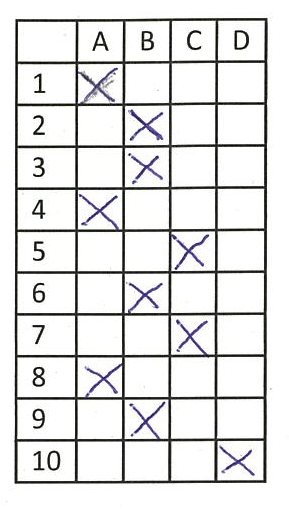
#> input picture images/test_0.png, 289 x 510 px; its folder holds only this picture in this run
$ python main.py
#> lines starting #> are read from the running program, lines starting #| are printed output that depends on the picture; after the words box and inside, x2 and y2 are one past the last pixel; in counts of white or black regions, pixels touching at a corner belong together
#> in process_image, image_int is the input picture: shape (510, 289, 3); mean B, G, R 226.1, 226.2, 226.4
### solution_extractor.py
from main import *
from constants import FOLDER_PATH, WIDTH, HEIGHT


# [23 lines left out: function extract_answers, not called in this run]


def extract_and_read():
    """
    extract_and_read() function reads the answer key from the test_solver.png image, extracts the answers and saves them in a CSV file, and returns a dictionary of the answers.

    Returns:
    - answer_key: A dictionary that contains the answers from the image.

    Steps:
    1. Reads the test_solver.png image using OpenCV.
    2. Preprocesses the image and gets its contours.
    3. Gets the rectangular contours from the image.
    4. Applies four-point transformation to the image to obtain a top-down view.
    5. Applies thresholding to the image to get a binary image.
    6. Gets the horizontal and vertical contours of the grid in the image.
    7. Extracts the answers from the image and saves them in a CSV file.
    8. Reads the CSV file and returns a dictionary that contains the answers.
    """
    image_int = cv.imread(f'{FOLDER_PATH}\\test_solver.png')
    image, edges = preprocess_image(image_int, WIDTH, HEIGHT)
    contours = cv.findContours(edges, cv.RETR_EXTERNAL, cv.CHAIN_APPROX_NONE)[0]

    rect_cnts = get_rectangular_contours(contours)
    document = four_point_transform(image, rect_cnts[0].reshape(4, 2))
    thresh = get_thresh(document, 125)

    horizontal_contours, vertical_contours = get_grid_contours(thresh)

    # Improve accuracy
    cv.drawContours(document, vertical_contours, -1, GREEN, 2)

    answers = extract_answers(document, horizontal_contours, vertical_contours)

    with open("answer_key_test.csv", mode="w", newline='') as csv_file:
        writer = csv.writer(csv_file)
        for answer in answers:
            writer.writerow(answer)

    return read_answer_key("answer_key_test.csv")

### main.py
import csv
import operator
import os
import re

import cv2 as cv
import numpy as np
from imutils.perspective import four_point_transform

import solution_extractor
from constants import FOLDER_PATH, HEIGHT, WIDTH, GREEN, RED, BLUE, YELLOW


def preprocess_image(src_image, width, height):
    """
    Preprocesses the input image by resizing it, converting it to grayscale,
    applying Gaussian blur, and detecting edges using the Canny algorithm.

    Args:
        src_image (numpy.ndarray): The input image.
        width (int): The width to resize the image.
        height (int): The height to resize the image.

    Returns:
        numpy.ndarray: The resized image.
        numpy.ndarray: The edge-detected image.
    """
#> called with width = 300, height = 500
    resized_image = cv.resize(src_image, (width, height))
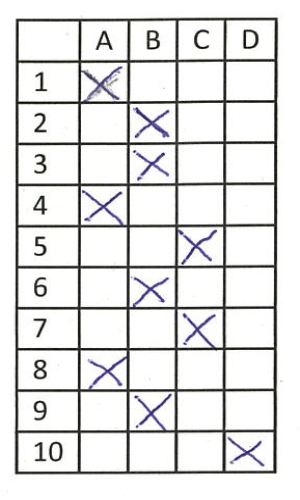
#> resized_image: shape (500, 300, 3); mean B, G, R 226, 226.2, 226.3
    gray_image = cv.cvtColor(resized_image, cv.COLOR_BGR2GRAY)
    blurred_image = cv.GaussianBlur(gray_image, (5, 5), 0)
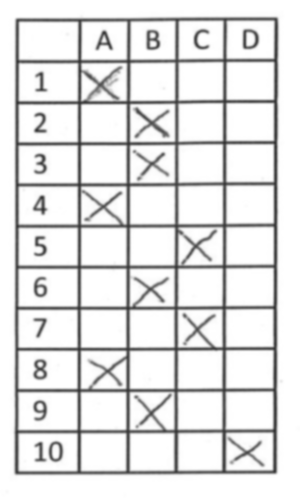
#> blurred_image: shape (500, 300); min 49, max 255, mean 226.3
    edge_image = cv.Canny(blurred_image, 10, 70)
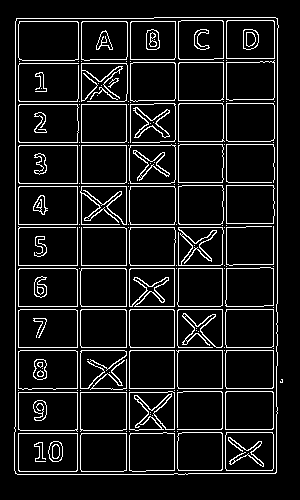
#> edge_image: shape (500, 300); 9.7% white in thin lines or dots, all inside (x1, y1, x2, y2) = (14, 17, 283, 475)

    return resized_image, edge_image


# [327 lines left out: functions get_rectangular_contours, sort_contours, get_cell, get_thresh, get_grid_contours, read_answer_key and 6 more, not called in this run]
#> in process_image, `contours = cv.findContours(edges, cv.RETR_EXTERNAL, cv.CHAIN_APPROX_NO..`: contours = 2 contours, 1 with area under 20; largest, box (x1, y1, x2, y2) and area: (14, 17, 279, 475) 119420
#> the loop in get_rectangular_contours, `for contour in contours:` made 2 passes
#> after the loop in get_rectangular_contours, `for contour in contours:`: rectangular_contours = [[[277, 18], [16, 18], [15, 473], [276, 472]]]
#> in get_thresh, `gray_doc = cv.cvtColor(document, cv.COLOR_BGR2GRAY)`:
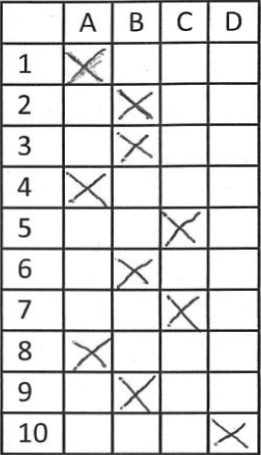
#> gray_doc: shape (455, 261); min 5, max 255, mean 219.6
#> in get_thresh, `_, thresh = cv.threshold(gray_doc, lower_bound, 255, cv.THRESH_BINARY_..`:
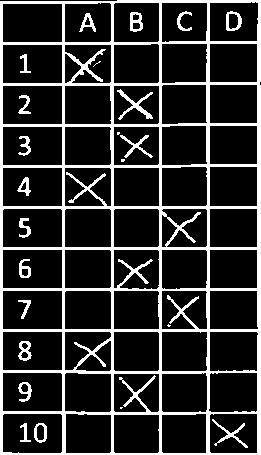
#> thresh: shape (455, 261); 18.2% white; 24 white regions (5 under 20 px), largest, box (x1, y1, x2, y2) and area: (0, 0, 261, 455) 19067, (117, 89, 153, 120) 283, (212, 419, 248, 448) 204
            horizontal_contours, vertical_contours = get_grid_contours(thresh)
#> in get_grid_contours, `horizontal = cv.morphologyEx(thresh, cv.MORPH_OPEN, horizontal_kernel,..`:
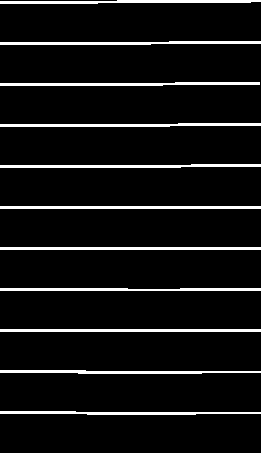
#> horizontal: shape (455, 261); 7.5% white; 12 white regions
#> in get_grid_contours, `cnts_horizontal = cv.findContours(horizontal, cv.RETR_EXTERNAL, cv.CHA..`: cnts_horizontal = 12 contours; largest, box (x1, y1, x2, y2) and area: (0, 329, 261, 332) 520, (0, 247, 261, 250) 520, (0, 206, 261, 209) 520, (0, 123, 261, 127) 512, (0, 164, 261, 168) 510
#> in sort_contours, `bounding_boxes = [cv.boundingRect(c) for c in contours]`: bounding_boxes = [(0, 453, 261, 2), (0, 411, 261, 4), (0, 370, 261, 4), (0, 329, 261, 3), (0, 288, 261, 3), (0, 247, 261, 3), (0, 206, 261, 3), (0, 164, 261, 4), (0, 123, 261, 4), (0, 82, 260, 4), (0, 41, 261, 4), (0, 0, 261, 4)]
#> in sort_contours, `contours, _ = zip(*sorted(zip(contours, bounding_boxes), key=lambda b:..`: contours = 12 contours; largest, box (x1, y1, x2, y2) and area: (0, 206, 261, 209) 520, (0, 247, 261, 250) 520, (0, 329, 261, 332) 520, (0, 123, 261, 127) 512, (0, 164, 261, 168) 510
#> in get_grid_contours, `cnts_horizontal = sort_contours(cnts_horizontal, method="top-to-bottom")`: cnts_horizontal has the same summary as contours in sort_contours
#> in get_grid_contours, `vertical = cv.morphologyEx(thresh, cv.MORPH_OPEN, vertical_kernel, ite..`:
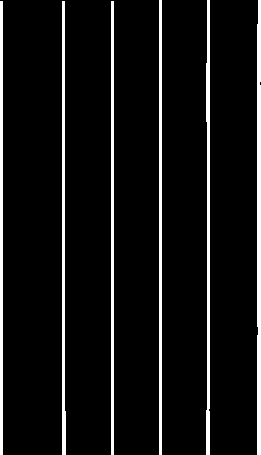
#> vertical: shape (455, 261); 7.4% white; 6 white regions
#> in get_grid_contours, `cnts_vertical = cv.findContours(vertical, cv.RETR_EXTERNAL, cv.CHAIN_A..`: cnts_vertical = 6 contours; box (x1, y1, x2, y2) and area: (257, 0, 261, 455) 1328, (206, 0, 210, 455) 1010, (62, 1, 66, 455) 950, (159, 0, 162, 455) 908, (111, 1, 114, 455) 906, (0, 1, 3, 455) 906
#> in sort_contours (call 2), `contours, _ = zip(*sorted(zip(contours, bounding_boxes), key=lambda b:..`: contours = 6 contours; box (x1, y1, x2, y2) and area: (257, 0, 261, 455) 1328, (206, 0, 210, 455) 1010, (62, 1, 66, 455) 950, (159, 0, 162, 455) 908, (0, 1, 3, 455) 906, (111, 1, 114, 455) 906
#> in get_grid_contours, `cnts_vertical = sort_contours(cnts_vertical)`: cnts_vertical has the same summary as contours in sort_contours

            answer_key = solution_extractor.extract_and_read()
            correct_answers, empty_rows, wrong_answers = grade(document, answer_key, horizontal_contours, vertical_contours)

            total_questions_answered = len(horizontal_contours) - empty_rows - 2
            total_questions = len(horizontal_contours) - 2
            percentage = (correct_answers / total_questions) * 100

            print("="*25)
            print(f"File Name: {filename}")
            print(f"Total Questions Answered: {total_questions_answered}")
            print(f"Correct Answers: {correct_answers}")
            print(f"Wrong Answers: {wrong_answers}")
            print(f"Empty Rows: {empty_rows}")
            print(f"Percentage: {percentage:.1f}%")

            results_dict = {"Image ID": int(re.findall(r'\d+', filename)[0]),
                            "Total Questions Answered": total_questions_answered,
                            "Correct": correct_answers,
                            "Wrong": wrong_answers,
                            "Empty": empty_rows,
                            "Percentage": percentage}
            results_list.append(results_dict)
            results_list.sort(key=operator.itemgetter("Image ID"))

            mark_answers(document, answer_key, horizontal_contours, vertical_contours, filename)

    save_results(results_list)

if __name__ == '__main__':
    main()
#> in main, `horizontal_contours, vertical_contours = get_grid_contours(thresh)`: horizontal_contours = 12 contours; largest, box (x1, y1, x2, y2) and area: (0, 206, 261, 209) 520, (0, 247, 261, 250) 520, (0, 329, 261, 332) 520, (0, 123, 261, 127) 512, (0, 164, 261, 168) 510; vertical_contours has the same summary as contours in sort_contours
#> (the run stopped early here; a loop or call above may not have finished)

$ run again, on images/test_12.png
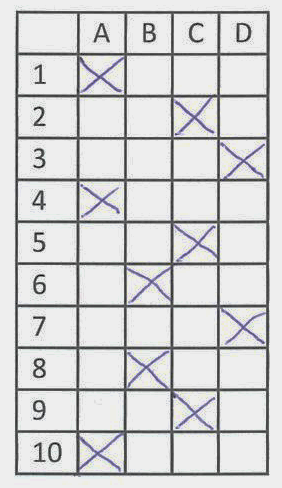
#> input picture images/test_12.png, 282 x 488 px
#> in process_image, image_int is the input picture: shape (488, 282, 3); mean B, G, R 212.9, 212.3, 212.2
#> in preprocess_image, `edge_image = cv.Canny(blurred_image, 10, 70)`:
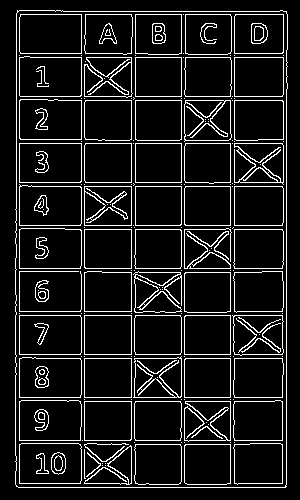
#> edge_image: shape (500, 300); 10.3% white in thin lines or dots, all inside (x1, y1, x2, y2) = (15, 10, 288, 488)
#> in process_image, `contours = cv.findContours(edges, cv.RETR_EXTERNAL, cv.CHAIN_APPROX_NO..`: contours = 1 contour; box (x1, y1, x2, y2) and area: (15, 10, 288, 488) 128810
#> the loop in get_rectangular_contours, `for contour in contours:` made 1 pass
#> after the loop in get_rectangular_contours, `for contour in contours:`: rectangular_contours = [[[17, 10], [16, 486], [285, 487], [286, 11]]]
#> thresh: shape (476, 269); 19.3% white; 16 white regions, largest, box (x1, y1, x2, y2) and area: (0, 0, 269, 476) 22626, (19, 356, 33, 377) 171, (135, 13, 149, 33) 170
#> horizontal: shape (476, 269); 8.1% white; 12 white regions
#> cnts_horizontal = 12 contours; largest, box (x1, y1, x2, y2) and area: (0, 86, 269, 90) 660, (0, 429, 269, 433) 627, (0, 172, 269, 176) 619, (0, 386, 269, 390) 614, (0, 129, 269, 133) 614
#> bounding_boxes = [(0, 472, 269, 4), (0, 429, 269, 4), (0, 386, 269, 4), (0, 343, 269, 4), (0, 300, 269, 4), (0, 257, 269, 4), (0, 214, 269, 4), (0, 172, 269, 4), (0, 129, 269, 4), (0, 86, 269, 4), (0, 43, 269, 4), (0, 0, 269, 4)]
#> in sort_contours, `contours, _ = zip(*sorted(zip(contours, bounding_boxes), key=lambda b:..`: contours has the same summary as cnts_horizontal in get_grid_contours
#> in get_grid_contours, `vertical = cv.morphologyEx(thresh, cv.MORPH_OPEN, vertical_kernel, ite..`:
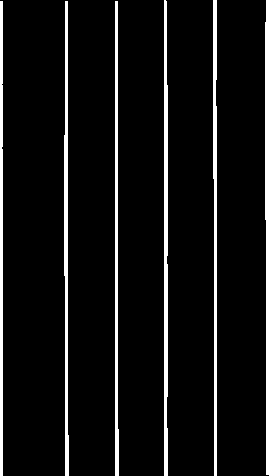
#> vertical: shape (476, 269); 7.4% white; 6 white regions
#> cnts_vertical = 6 contours; box (x1, y1, x2, y2) and area: (164, 0, 168, 476) 1301, (265, 0, 269, 475) 1146, (64, 1, 69, 476) 1130, (213, 0, 217, 476) 1102, (115, 1, 119, 476) 994, (0, 1, 3, 476) 945
#> in sort_contours (call 2), `contours, _ = zip(*sorted(zip(contours, bounding_boxes), key=lambda b:..`: contours has the same summary as cnts_vertical in get_grid_contours
#> horizontal_contours has the same summary as cnts_horizontal in get_grid_contours; vertical_contours has the same summary as cnts_vertical in get_grid_contours

$ run again, on images/test_13.png
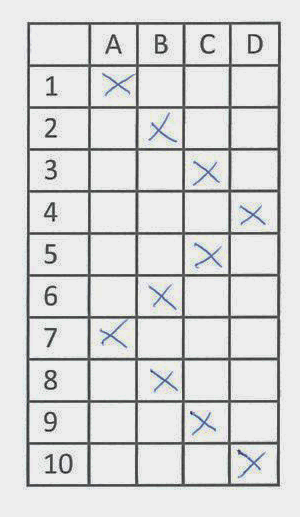
#> input picture images/test_13.png, 300 x 517 px
#> in process_image, image_int is the input picture: shape (517, 300, 3); mean B, G, R 217.4, 217.4, 216.8
#> in preprocess_image, `edge_image = cv.Canny(blurred_image, 10, 70)`:
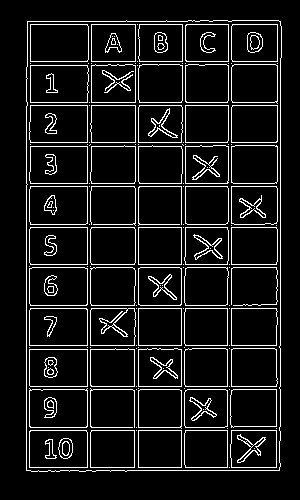
#> edge_image: shape (500, 300); 9% white in thin lines or dots, all inside (x1, y1, x2, y2) = (26, 20, 282, 472)
#> in process_image, `contours = cv.findContours(edges, cv.RETR_EXTERNAL, cv.CHAIN_APPROX_NO..`: contours = 1 contour; box (x1, y1, x2, y2) and area: (26, 20, 282, 472) 114111
#> the loop in get_rectangular_contours, `for contour in contours:` made 1 pass
#> after the loop in get_rectangular_contours, `for contour in contours:`: rectangular_contours = [[[27, 21], [26, 470], [279, 470], [280, 21]]]
#> thresh: shape (449, 253); 17.5% white; 25 white regions, largest, box (x1, y1, x2, y2) and area: (0, 0, 253, 449) 16956, (127, 12, 141, 31) 155, (220, 12, 235, 31) 148
#> horizontal: shape (449, 253); 8% white; 12 white regions
#> in get_grid_contours, `cnts_horizontal = cv.findContours(horizontal, cv.RETR_EXTERNAL, cv.CHA..`: cnts_horizontal = 12 contours; largest, box (x1, y1, x2, y2) and area: (0, 283, 253, 287) 542, (0, 446, 253, 449) 504, (0, 365, 253, 368) 504, (0, 324, 253, 327) 504, (0, 243, 253, 246) 504
#> bounding_boxes = [(0, 446, 253, 3), (0, 405, 253, 3), (0, 365, 253, 3), (0, 324, 253, 3), (0, 283, 253, 4), (0, 243, 253, 3), (0, 203, 253, 3), (0, 162, 253, 3), (0, 122, 253, 3), (0, 81, 253, 3), (0, 41, 253, 3), (0, 0, 253, 3)]
#> in sort_contours, `contours, _ = zip(*sorted(zip(contours, bounding_boxes), key=lambda b:..`: contours = 12 contours; largest, box (x1, y1, x2, y2) and area: (0, 283, 253, 287) 542, (0, 0, 253, 3) 504, (0, 41, 253, 44) 504, (0, 81, 253, 84) 504, (0, 122, 253, 125) 504
#> in get_grid_contours, `cnts_horizontal = sort_contours(cnts_horizontal, method="top-to-bottom")`: cnts_horizontal has the same summary as contours in sort_contours
#> in get_grid_contours, `vertical = cv.morphologyEx(thresh, cv.MORPH_OPEN, vertical_kernel, ite..`:
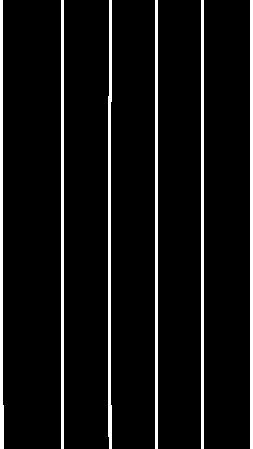
#> vertical: shape (449, 253); 7.2% white; 6 white regions
#> in get_grid_contours, `cnts_vertical = cv.findContours(vertical, cv.RETR_EXTERNAL, cv.CHAIN_A..`: cnts_vertical = 6 contours; box (x1, y1, x2, y2) and area: (0, 0, 4, 449) 940, (108, 0, 112, 449) 934, (250, 0, 253, 449) 896, (201, 0, 204, 449) 896, (155, 0, 158, 449) 896, (61, 0, 64, 449) 896
#> in sort_contours (call 2), `contours, _ = zip(*sorted(zip(contours, bounding_boxes), key=lambda b:..`: contours = 6 contours; box (x1, y1, x2, y2) and area: (0, 0, 4, 449) 940, (108, 0, 112, 449) 934, (61, 0, 64, 449) 896, (155, 0, 158, 449) 896, (201, 0, 204, 449) 896, (250, 0, 253, 449) 896
#> in get_grid_contours, `cnts_vertical = sort_contours(cnts_vertical)`: cnts_vertical has the same summary as contours in sort_contours
#> horizontal_contours = 12 contours; largest, box (x1, y1, x2, y2) and area: (0, 283, 253, 287) 542, (0, 0, 253, 3) 504, (0, 41, 253, 44) 504, (0, 81, 253, 84) 504, (0, 122, 253, 125) 504; vertical_contours has the same summary as contours in sort_contours

$ run again, on images/test_14.png
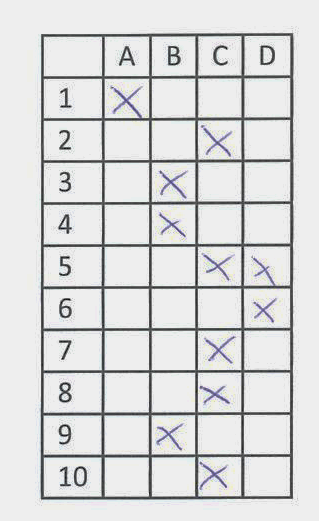
#> input picture images/test_14.png, 319 x 521 px
#> in process_image, image_int is the input picture: shape (521, 319, 3); mean B, G, R 218, 217.7, 217.2
#> edge_image: shape (500, 300); 8.8% white in thin lines or dots, all inside (x1, y1, x2, y2) = (37, 31, 277, 480)
#> in process_image, `contours = cv.findContours(edges, cv.RETR_EXTERNAL, cv.CHAIN_APPROX_NO..`: contours = 1 contour; box (x1, y1, x2, y2) and area: (37, 31, 277, 480) 106254
#> the loop in get_rectangular_contours, `for contour in contours:` made 1 pass
#> after the loop in get_rectangular_contours, `for contour in contours:`: rectangular_contours = [[[39, 32], [38, 478], [275, 478], [275, 32]]]
#> thresh: shape (446, 237); 17.9% white; 25 white regions, largest, box (x1, y1, x2, y2) and area: (0, 0, 237, 446) 16026, (150, 88, 178, 118) 157, (149, 411, 175, 437) 153
#> horizontal: shape (446, 237); 7.8% white; 12 white regions
#> in get_grid_contours, `cnts_horizontal = cv.findContours(horizontal, cv.RETR_EXTERNAL, cv.CHA..`: cnts_horizontal = 12 contours; largest, box (x1, y1, x2, y2) and area: (0, 403, 237, 407) 568, (0, 40, 237, 44) 502, (0, 161, 237, 165) 489, (0, 363, 237, 366) 472, (0, 202, 237, 205) 472
#> bounding_boxes = [(0, 443, 237, 3), (0, 403, 237, 4), (0, 363, 237, 3), (0, 323, 237, 3), (0, 282, 237, 4), (0, 242, 237, 3), (0, 202, 237, 3), (0, 161, 237, 4), (0, 121, 237, 4), (0, 81, 237, 3), (0, 40, 237, 4), (0, 0, 237, 3)]
#> in sort_contours, `contours, _ = zip(*sorted(zip(contours, bounding_boxes), key=lambda b:..`: contours = 12 contours; largest, box (x1, y1, x2, y2) and area: (0, 403, 237, 407) 568, (0, 40, 237, 44) 502, (0, 161, 237, 165) 489, (0, 202, 237, 205) 472, (0, 363, 237, 366) 472
#> in get_grid_contours, `cnts_horizontal = sort_contours(cnts_horizontal, method="top-to-bottom")`: cnts_horizontal has the same summary as contours in sort_contours
#> in get_grid_contours, `vertical = cv.morphologyEx(thresh, cv.MORPH_OPEN, vertical_kernel, ite..`:
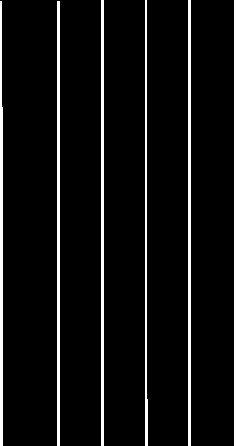
#> vertical: shape (446, 237); 7.1% white; 6 white regions
#> in get_grid_contours, `cnts_vertical = cv.findContours(vertical, cv.RETR_EXTERNAL, cv.CHAIN_A..`: cnts_vertical = 6 contours; box (x1, y1, x2, y2) and area: (234, 0, 237, 446) 890, (188, 0, 191, 446) 890, (101, 0, 104, 446) 890, (57, 1, 60, 446) 888, (0, 1, 3, 446) 782, (145, 0, 148, 446) 492
#> in sort_contours (call 2), `contours, _ = zip(*sorted(zip(contours, bounding_boxes), key=lambda b:..`: contours = 6 contours; box (x1, y1, x2, y2) and area: (101, 0, 104, 446) 890, (188, 0, 191, 446) 890, (234, 0, 237, 446) 890, (57, 1, 60, 446) 888, (0, 1, 3, 446) 782, (145, 0, 148, 446) 492
#> in get_grid_contours, `cnts_vertical = sort_contours(cnts_vertical)`: cnts_vertical has the same summary as contours in sort_contours
#> horizontal_contours = 12 contours; largest, box (x1, y1, x2, y2) and area: (0, 403, 237, 407) 568, (0, 40, 237, 44) 502, (0, 161, 237, 165) 489, (0, 202, 237, 205) 472, (0, 363, 237, 366) 472; vertical_contours has the same summary as contours in sort_contours
